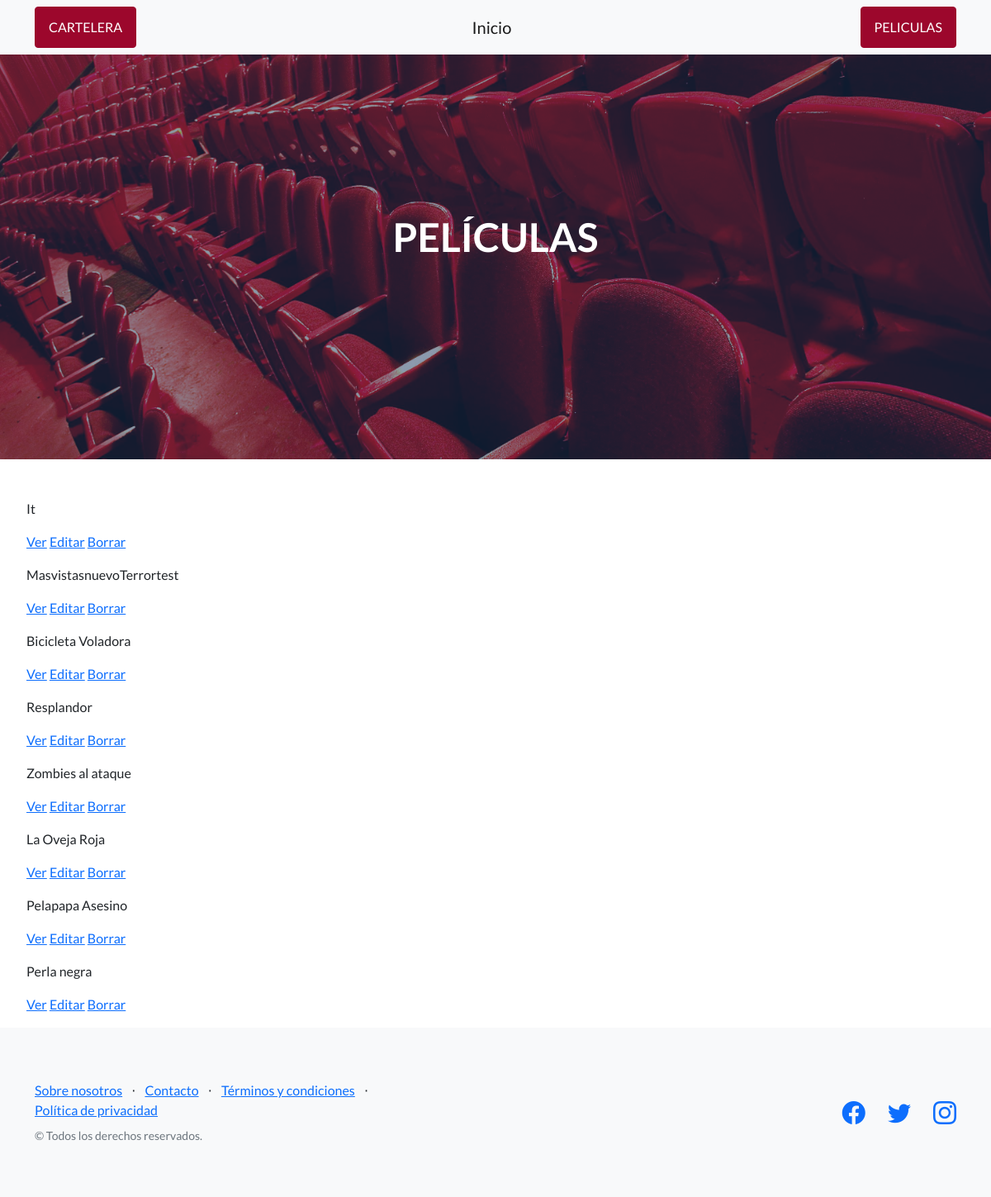
Page /AppPeliculas/terror/list/ on the committed database.
### AppPeliculas/models.py (models this page shows)
class Terror(models.Model):
    mas_vistas = models.CharField(max_length=40)
    taquilla = models.IntegerField()
    critica_peliculas = models.CharField(max_length=40)

### AppPeliculas/views.py (the view)
# urls.py: path('terror/list/', views.TerrorList.as_view(),name='tlist'),
class TerrorList(ListView):
    model = Terror
    template = 'AppPeliculas/terror_list.html'

### AppPeliculas/templates/AppPeliculas/terror_list.html
{% extends 'AppPeliculas/padre.html' %}
{% load static %}
{% block contenidoquecambia %}
<br>
<br>
    <ul>
        {% for terror in object_list %}
           <p>{{terror.mas_vistas}}</p>
           <p>
               <a href="{% url 'tver' terror.id %}">Ver</a>
               <a href="{% url 'teditar' terror.id %}">Editar</a>
               <a href="{% url 'teliminar' terror.id %}">Borrar</a>
           </p>
        {% endfor %}
     </ul>
{% endblock %}

### AppPeliculas/templates/AppPeliculas/padre.html (shortened to what this page needs)
<!DOCTYPE html>
<html lang="en">
    <head>
        {%load static%}
        <link href="https://cdn.jsdelivr.net/npm/bootstrap-icons@1.5.0/font/bootstrap-icons.css" rel="stylesheet" type="text/css" />
        <link href="{%static 'AppPeliculas/css/styles.css'%}" rel="stylesheet" />
    </head>
    <body>
        <nav class="navbar navbar-light bg-light static-top">
            <div class="container">
                <a class="btn btn-primary" href="{% url 'cartelera' %}">CARTELERA</a>
                <a class="navbar-brand" href="{% url 'inicio' %}">Inicio</a>
                <a class="btn btn-primary" href="{% url 'peliculas' %}">PELICULAS</a>
            </div>
        </nav>
        <header class="masthead">
            <div class="container position-relative">
                <div class="row justify-content-center">
                    <div class="col-xl-6">
                        <div class="text-center text-white">
                            <h1 class="mb-5">PELÍCULAS</h1>
                        </div>
                    </div>
                </div>
            </div>
        </header>
        {% block contenidoquecambia %}
        {% endblock %}
        <footer class="footer bg-light">
            <div class="container">
                <div class="row">
                    <div class="col-lg-6 h-100 text-center text-lg-start my-auto">
                        <ul class="list-inline mb-2">
                            <li class="list-inline-item"><a href="{% url 'sobre' %}">Sobre nosotros</a></li>
                            <li class="list-inline-item">⋅</li>
                            <li class="list-inline-item"><a href="#!">Contacto</a></li>
                            <li class="list-inline-item">⋅</li>
                            <li class="list-inline-item"><a href="#!">Términos y condiciones</a></li>
                            <li class="list-inline-item">⋅</li>
                            <li class="list-inline-item"><a href="#!">Política de privacidad</a></li>
                        </ul>
                        <p class="text-muted small mb-4 mb-lg-0">&copy; Todos los derechos reservados.</p>
                    </div>
                    <div class="col-lg-6 h-100 text-center text-lg-end my-auto">
                        <ul class="list-inline mb-0">
                            <li class="list-inline-item me-4">
                                <a href="#!"><i class="bi-facebook fs-3"></i></a>
                            </li>
                            <li class="list-inline-item me-4">
                                <a href="#!"><i class="bi-twitter fs-3"></i></a>
                            </li>
                            <li class="list-inline-item">
                                <a href="#!"><i class="bi-instagram fs-3"></i></a>
                            </li>
                        </ul>
                    </div>
                </div>
            </div>
        </footer>
    </body>
</html>

### rows in the picture
Terror: mas_vistas "It"
Terror: mas_vistas "MasvistasnuevoTerrortest"
Terror: mas_vistas "Bicicleta Voladora"
Terror: mas_vistas "Resplandor"
Terror: mas_vistas "Zombies al ataque"
Terror: mas_vistas "La Oveja Roja"
Terror: mas_vistas "Pelapapa Asesino"
Terror: mas_vistas "Perla negra"
